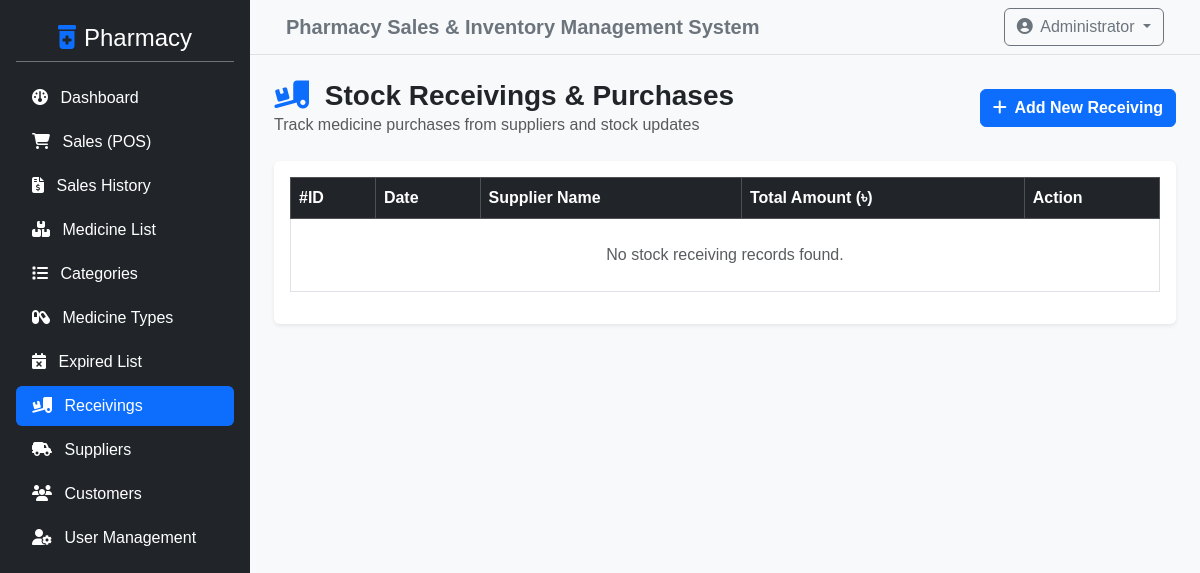
The app's page /admin/receivings.php (signed in), older data.
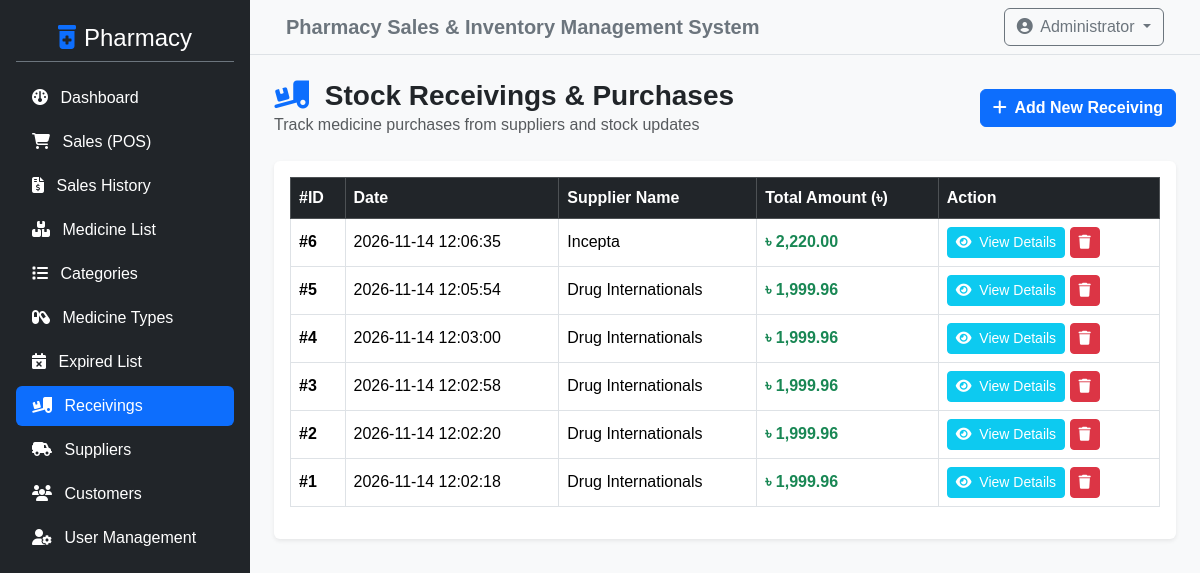
The same page, newer data.
### tables this page shows
CREATE TABLE `receiving_list` (
  `id` int NOT NULL,
  `supplier_id` int NOT NULL,
  `total_items` int NOT NULL,
  `total_amount` decimal(10,2) NOT NULL,
  `date_created` datetime DEFAULT CURRENT_TIMESTAMP
);

CREATE TABLE `supplier_list` (
  `id` int NOT NULL,
  `supplier_name` varchar(255) NOT NULL,
  `contact_person` varchar(255) DEFAULT NULL,
  `phone` varchar(50) NOT NULL,
  `email` varchar(100) DEFAULT NULL,
  `address` text
);

### admin/receivings.php (the view, shortened to what this page needs)
<?php
include '../config/db_connect.php';
$sql = "SELECT r.*, s.supplier_name
        FROM receiving_list r
        LEFT JOIN supplier_list s ON r.supplier_id = s.id
        ORDER BY r.id DESC";
$result = $conn->query($sql);
?>
<?php include '../includes/header.php'; ?>
<div class="d-flex">
    <?php include '../includes/sidebar.php'; ?>
    <div class="w-100 bg-light min-vh-100">
        <?php include '../includes/topbar.php'; ?>
        <div class="container-fluid p-4">
            <div class="d-flex justify-content-between align-items-center mb-4">
                <div>
                    <h3 class="fw-bold mb-0"><i class="fa-solid fa-truck-ramp-box me-2 text-primary"></i> Stock Receivings & Purchases</h3>
                    <p class="text-muted mb-0">Track medicine purchases from suppliers and stock updates</p>
                </div>
                <a href="add_receiving.php" class="btn btn-primary fw-bold">
                    <i class="fa-solid fa-plus me-1"></i> Add New Receiving
                </a>
            </div>
            <div class="card shadow-sm border-0">
                <div class="card-body">
                    <div class="table-responsive">
                        <table class="table table-bordered table-hover align-middle">
                            <thead class="table-dark">
                                <tr>
                                    <th>#ID</th>
                                    <th>Date</th>
                                    <th>Supplier Name</th>
                                    <th>Total Amount (৳)</th>
                                    <th>Action</th>
                                </tr>
                            </thead>
                            <tbody>
                                <?php if ($result && $result->num_rows > 0): ?>
                                    <?php while ($row = $result->fetch_assoc()): ?>
                                        <tr>
                                            <td class="fw-bold">#<?php echo $row['id']; ?></td>
                                            <td><?php echo htmlspecialchars($row['date_created']); ?></td>
                                            <td><?php echo htmlspecialchars($row['supplier_name'] ?? 'General Supplier'); ?></td>
                                            <td class="fw-bold text-success">৳ <?php echo number_format($row['total_amount'], 2); ?></td>
                                            <td>
                                                <a href="view_receiving.php?id=<?php echo $row['id']; ?>" class="btn btn-sm btn-info text-white">
                                                    <i class="fa-solid fa-eye me-1"></i> View Details
                                                </a>
                                                <a href="receivings.php?delete_id=<?php echo $row['id']; ?>" class="btn btn-sm btn-danger" onclick="return confirm('Are you sure you want to delete this receiving record? Stock will be adjusted.');">
                                                    <i class="fa-solid fa-trash"></i>
                                                </a>
                                            </td>
                                        </tr>
                                    <?php endwhile; ?>
                                <?php else: ?>
                                    <tr>
                                        <td colspan="5" class="text-center text-muted py-4">No stock receiving records found.</td>
                                    </tr>
                                <?php endif; ?>
                            </tbody>
                        </table>
                    </div>
                </div>
            </div>
        </div>
    </div>
</div>
<?php include '../includes/footer.php'; ?>

Row changes from the older to the newer data that the page shows:
added receiving_list: id "6", date_created "2026-11-14 12:06:35", supplier_list.supplier_name "Incepta", total_amount "2,220.00"
added receiving_list: id "5", date_created "2026-11-14 12:05:54", supplier_list.supplier_name "Drug Internationals", total_amount "1,999.96"
added receiving_list: id "4", date_created "2026-11-14 12:03:00", supplier_list.supplier_name "Drug Internationals", total_amount "1,999.96"
added receiving_list: id "3", date_created "2026-11-14 12:02:58", supplier_list.supplier_name "Drug Internationals", total_amount "1,999.96"
added receiving_list: id "2", date_created "2026-11-14 12:02:20", supplier_list.supplier_name "Drug Internationals", total_amount "1,999.96"
added receiving_list: id "1", date_created "2026-11-14 12:02:18", supplier_list.supplier_name "Drug Internationals", total_amount "1,999.96"
Text that changed along with them:
text no longer shown: "No stock receiving records found."
